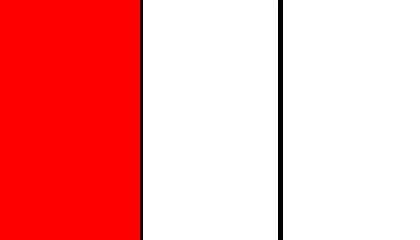
Frame 1 (no input)
Frame 60 (the mouse pressed at the canvas centre just before this capture): identical to frame 1, image omitted
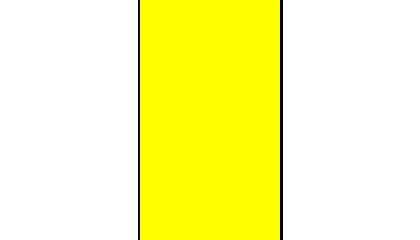
Frame 120 (the mouse held since frame 60 and released just before this capture)

The Processing sketch that drew these frames (run headless with seeded random() and noise(); from frame 60 on, the mouse is pressed at the canvas centre):

// Processing sketch: processing_185662
// ── processing_185662.pde

//variable declare
float r,g,b, rd;

void setup(){ // executed only once
  size(420, 240);
  frameRate (30);
}


void draw(){ //repeated forever
background (255);
strokeWeight(5);
stroke(0);
line(width/3,0, width/3, height );
line(width/3 *2,0, width/3 *2, height);
 noStroke();
  if(mouseX < width/3){
    fill(255,0,0);
      rect(0,0,width/3,height);
   
  }else if(mouseX < width/3*2){
    fill(255,255,0);
    rect(width/3,0,width/3,height);
}else{
  fill (0,255,0);
  rect(width/3 *2, 0, width/3, height);

}
}
void keyPressed(){ // event function
  r = random(255);
  g = random(255);
  b = random(255);
}
